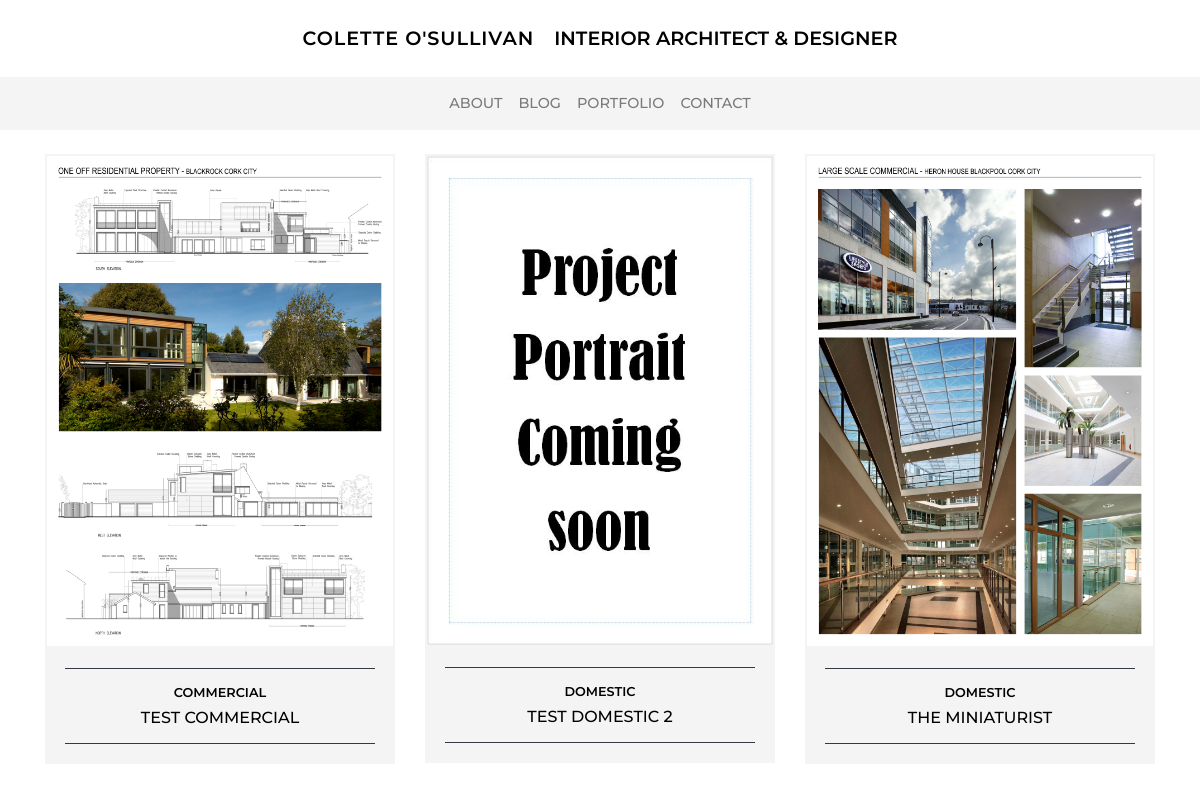
Page /portfolio/ on the earlier database version.
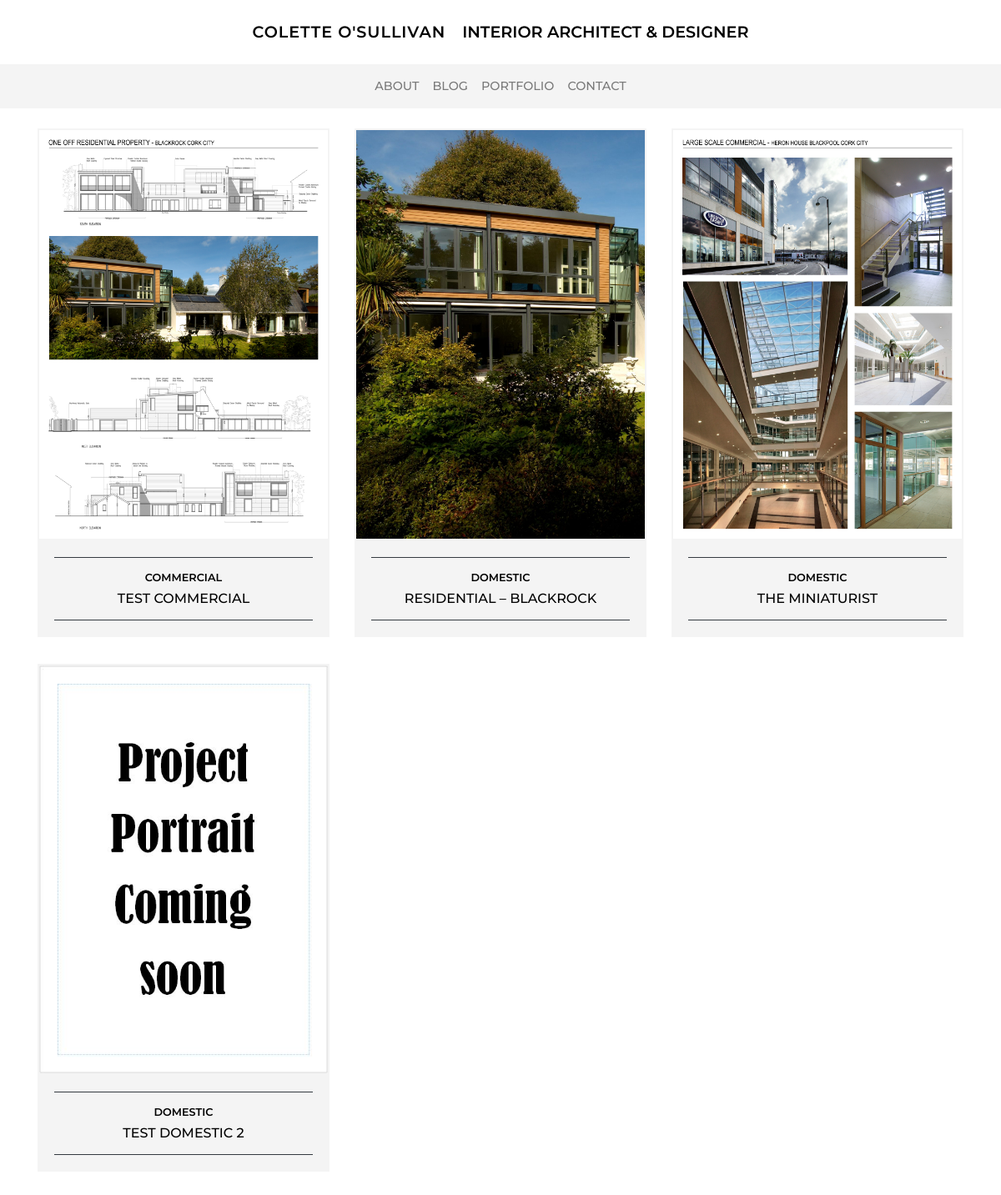
Same page on the later database version.
### portfolio/models.py (models this page shows, shortened)
class Project(models.Model):
    category = models.ForeignKey('Category', null=True, on_delete=models.CASCADE, related_name='projects')
    title = models.CharField(max_length=200)
    date = models.DateField(default=timezone.now)
    image_portrait = models.ImageField(default='project_portrait_default.jpg', upload_to="project_images")
    image_landscape = models.ImageField(default='project_landscape_default.jpg', upload_to="project_images")
    content = models.TextField()
    order = models.IntegerField(null=True)
    exclude = models.BooleanField(default=False)

class Category(models.Model):
    title = models.CharField(max_length=100)

### portfolio/views.py (the view)
# urls.py: path('', ProjectListView.as_view(), name='projects'),
class ProjectListView(ListView):
    model = Project
    template_name = 'portfolio/projects.html'
    context_object_name = 'projects' # what u want it to loop over in template
    ordering = ['order']

### portfolio/templates/portfolio/projects.html (shortened to what this page needs)
{% extends 'base.html' %}
{% load static %}
{% block content%}
<div class="row">
    {% for project in projects %}
    <div class="col-12 col-md-6 col-lg-4 mb-4">
        <div class="card rounded-0 border-0 mb-2">
            <img src="{{ project.image_portrait.url }}" class="card-img-top image-fluid rounded-0 border-stone"
                alt="Placeholder image">
            <div class="card-body text-center stone">
                <div class="border-top border-bottom border-dark p-2">
                    <a href="{% url 'project' pk=project.id %}">
                        <h2 class="font-600 font-8rem mt-2 heading">{{ project.category.title }}</h2>
                        <h3 class="font-500 font-1rem heading">{{ project.title }}</h3>
                    </a>
                </div>
            </div>
        </div>
    </div>
    {% endfor %}
</div>
{% endblock %}

Differences in the rows shown:
added Project: image_portrait (picture), category "DOMESTIC", title "RESIDENTIAL – BLACKROCK"
shown differently, row unchanged: Project "THE MINIATURIST": moves up the list
